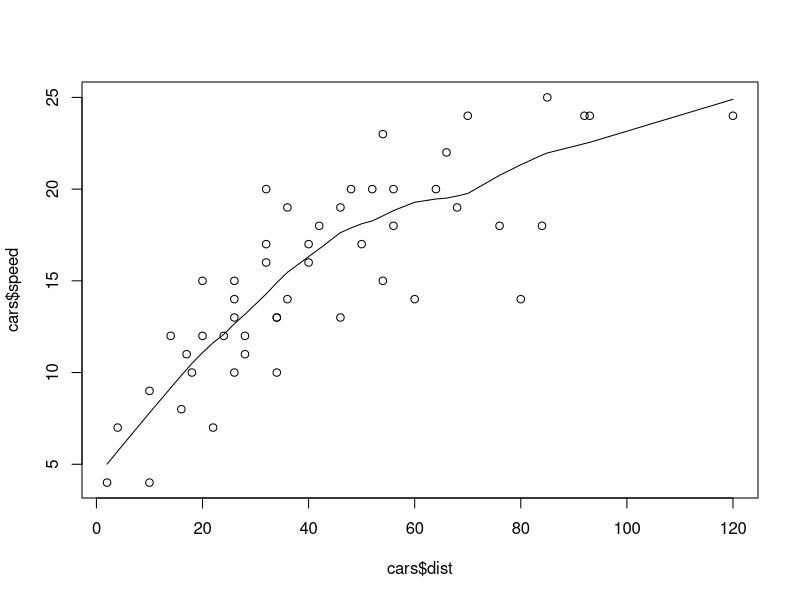
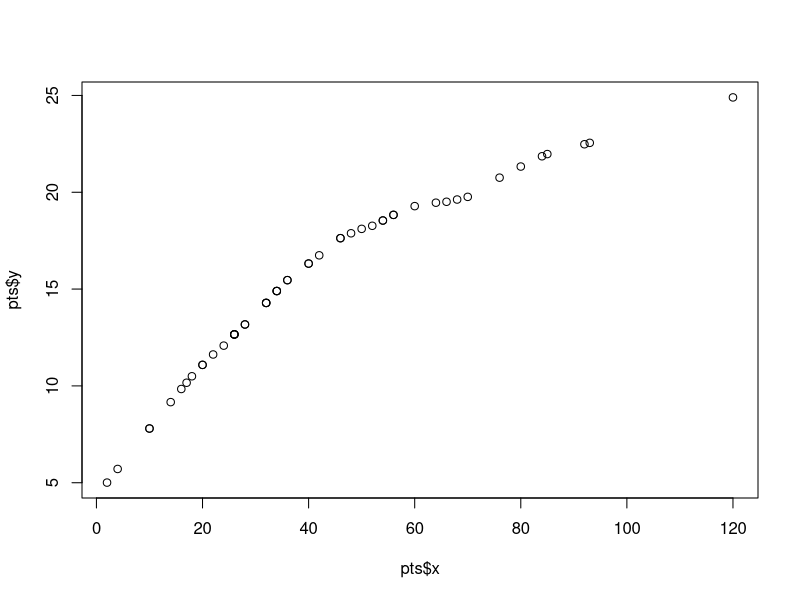
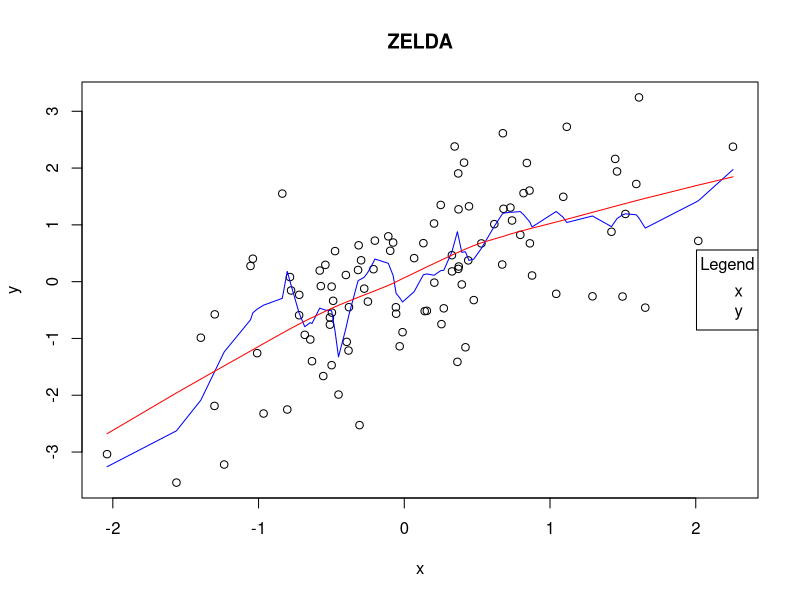

Write R code to recreate these figures, in order. (Note: this script raises an error after producing the figures.)
data(cars)
str(cars)
plot(cars$speed ~ cars$dist)
pts <- lowess(cars$dist, cars$speed, f = 0.4)  # or cars$speed ~ cars$dist.
# f is smoothing, default=0.66
# the x values of pts are the x values of cars
lines(pts)
plot(pts)

x <- rnorm(100); y <- rnorm(100) + x

plot(x,y)
pts1 <- lowess(x, y, f = 0.1)
pts2 <- lowess(x,y, f = 0.8)
lines(pts1, col="blue")
lines(pts2, col="red")
?legend
title(main = "ZELDA", xlab = " ", ylab = " ")
legend("right", title = "Legend", legend = c("x", "y"))
plot.new()

A <- data.frame(x,y)
g <- ggplot(A, aes(x, y))
print(g + geom_point(aes(color=cat)) + geom_smooth(aes(color=cat)))
pts1 <- as.data.frame(lowess(A$x, A$y, f = 2/3))
pt2 <- lowess(A$x, A$y, f = 1/2)

